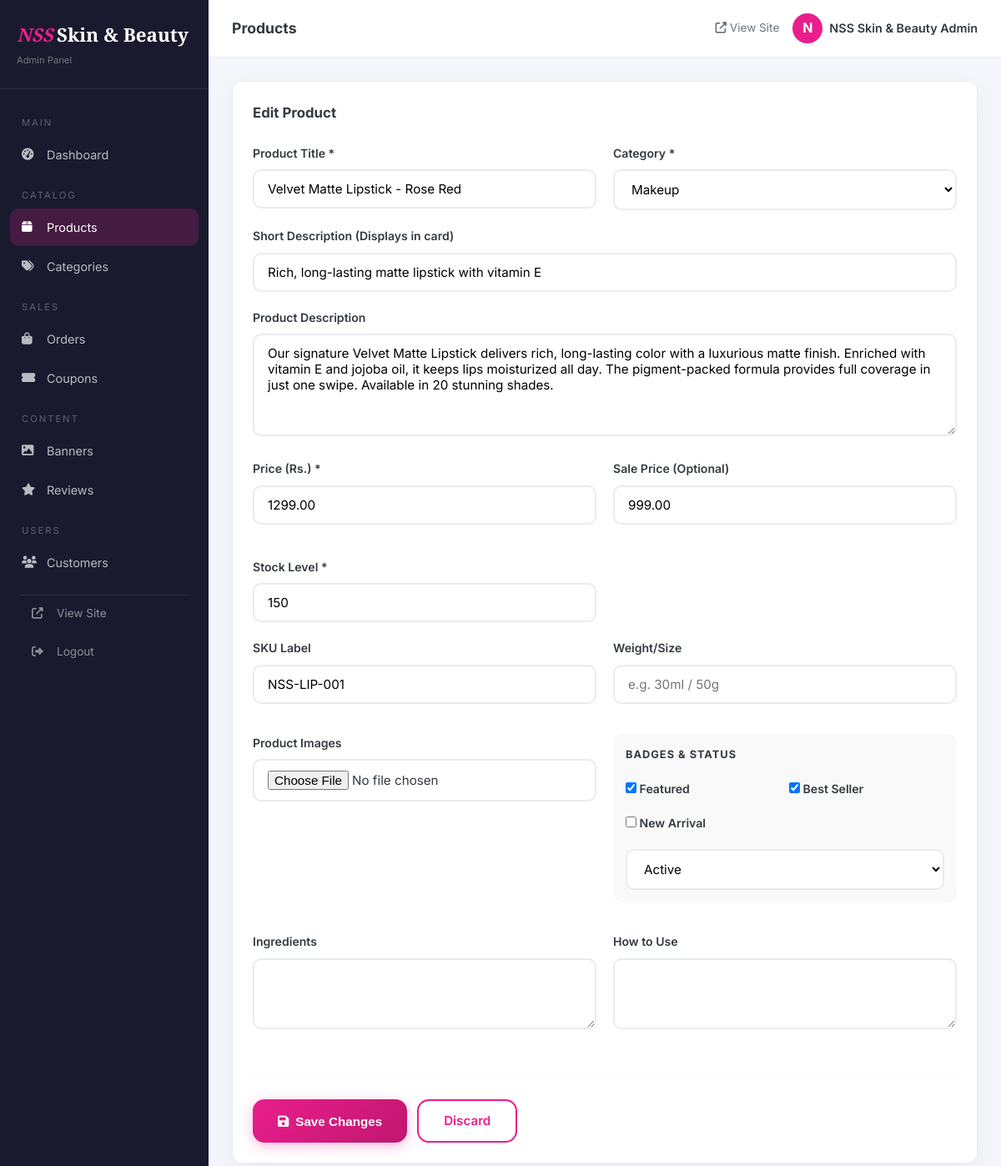
/products.php?action=edit&id=1 (signed in), run on the app's committed database.
### tables this page shows
CREATE TABLE `products` (
  `id` int(11) NOT NULL AUTO_INCREMENT,
  `category_id` int(11) NOT NULL,
  `name` varchar(200) NOT NULL,
  `slug` varchar(220) NOT NULL,
  `description` text DEFAULT NULL,
  `short_description` varchar(500) DEFAULT NULL,
  `ingredients` text DEFAULT NULL,
  `how_to_use` text DEFAULT NULL,
  `price` decimal(10,2) NOT NULL,
  `sale_price` decimal(10,2) DEFAULT NULL,
  `discount_percent` int(11) DEFAULT 0,
  `stock` int(11) DEFAULT 0,
  `sku` varchar(100) DEFAULT NULL,
  `weight` varchar(50) DEFAULT NULL,
  `brand` varchar(100) DEFAULT 'NSS Skin & Beauty',
  `image` varchar(255) DEFAULT NULL,
  `gallery` text DEFAULT NULL,
  `is_featured` tinyint(1) DEFAULT 0,
  `is_bestseller` tinyint(1) DEFAULT 0,
  `is_new` tinyint(1) DEFAULT 1,
  `status` enum('active','inactive') DEFAULT 'active',
  `views` int(11) DEFAULT 0,
  `meta_title` varchar(200) DEFAULT NULL,
  `meta_description` varchar(300) DEFAULT NULL,
  `created_at` timestamp NOT NULL DEFAULT CURRENT_TIMESTAMP,
  `updated_at` timestamp NOT NULL DEFAULT CURRENT_TIMESTAMP ON UPDATE CURRENT_TIMESTAMP,
  PRIMARY KEY (`id`),
  UNIQUE KEY `slug` (`slug`),
  KEY `category_id` (`category_id`),
  FOREIGN KEY (`category_id`) REFERENCES `categories`(`id`) ON DELETE CASCADE
);

CREATE TABLE `categories` (
  `id` int(11) NOT NULL AUTO_INCREMENT,
  `name` varchar(100) NOT NULL,
  `slug` varchar(120) NOT NULL,
  `description` text DEFAULT NULL,
  `image` varchar(255) DEFAULT NULL,
  `icon` varchar(100) DEFAULT NULL,
  `parent_id` int(11) DEFAULT NULL,
  `status` enum('active','inactive') DEFAULT 'active',
  `sort_order` int(11) DEFAULT 0,
  `created_at` timestamp NOT NULL DEFAULT CURRENT_TIMESTAMP,
  PRIMARY KEY (`id`),
  UNIQUE KEY `slug` (`slug`),
  KEY `parent_id` (`parent_id`)
);

### database.php (called while the page is built, shortened)
<?php
class Database {
    private static $instance = null;
    private $conn;
    private function __construct() {
        try {
            $dsn = "mysql:host=" . DB_HOST . ";dbname=" . DB_NAME . ";charset=" . DB_CHARSET;
            $options = [
                PDO::ATTR_ERRMODE            => PDO::ERRMODE_EXCEPTION,
                PDO::ATTR_DEFAULT_FETCH_MODE => PDO::FETCH_ASSOC,
                PDO::ATTR_EMULATE_PREPARES   => false,
            ];
            $this->conn = new PDO($dsn, DB_USER, DB_PASS, $options);
        } catch (PDOException $e) {
            die('<div style="font-family:sans-serif;text-align:center;padding:40px;color:#c0392b;">
                <h2>Database Connection Error</h2>
                <p>Please make sure MySQL is running and the database <strong>ns_beauty</strong> exists.</p>
                <p><small>' . htmlspecialchars($e->getMessage()) . '</small></p>
                </div>');
        }
    }
    public static function getInstance() {
        if (self::$instance === null) {
            self::$instance = new self();
        }
        return self::$instance;
    }
    public function query($sql, $params = []) {
        $stmt = $this->conn->prepare($sql);
        $stmt->execute($params);
        return $stmt;
    }
    public function fetchOne($sql, $params = []) {
        return $this->query($sql, $params)->fetch();
    }
    public function fetchAll($sql, $params = []) {
        return $this->query($sql, $params)->fetchAll();
    }
}
function db() {
    return Database::getInstance();
}

### functions.php (called while the page is built, shortened)
<?php
function sanitize($input) {
    return htmlspecialchars(trim($input), ENT_QUOTES, 'UTF-8');
}
function getAllCategories() {
    return db()->fetchAll("SELECT * FROM categories WHERE status='active' ORDER BY sort_order ASC");
}
function getProductById($id) {
    return db()->fetchOne("SELECT * FROM products WHERE id = ?", [$id]);
}
    ?>

### products.php (the view, shortened to what this page needs)
<?php
require_once '../includes/functions.php';
$action = $_GET['action'] ?? 'list';
$id = (int)($_GET['id'] ?? 0);
$categories = getAllCategories();
$editProduct = $action === 'edit' && $id ? getProductById($id) : null;
$products = db()->fetchAll("SELECT p.*, c.name as cat_name FROM products p JOIN categories c ON c.id=p.category_id ORDER BY p.created_at DESC");
?>
<!DOCTYPE html>
<html lang="en">
<head>
    <link rel="stylesheet" href="https://cdnjs.cloudflare.com/ajax/libs/font-awesome/6.5.0/css/all.min.css">
    <link rel="stylesheet" href="<?= SITE_URL ?>/assets/css/style.css">
</head>
<body>
<div class="admin-body">
    <?php include 'includes/sidebar.php'; ?>
    <div class="admin-main">
        <?php include 'includes/topbar.php'; ?>
        <div class="admin-content">
            <?php if ($action === 'list'): ?>
                <div class="admin-card shadow-premium">
                    <div class="admin-card-header">
                        <div>
                            <h3>Product Inventory</h3>
                            <p style="color:var(--gray-500);font-size:0.85rem">Manage your beauty products and stock levels</p>
                        </div>
                        <a href="?action=add" class="btn btn-primary"><i class="fas fa-plus"></i> Add New Product</a>
                    </div>
                    <div class="table-responsive">
                        <table class="data-table">
                            <thead>
                                <tr>
                                    <th>Image</th>
                                    <th>Product Details</th>
                                    <th>Category</th>
                                    <th>Price</th>
                                    <th>Stock</th>
                                    <th>Status</th>
                                    <th>Actions</th>
                                </tr>
                            </thead>
                            <tbody>
                                <?php foreach ($products as $p): ?>
                                    <?php
                                        $stockClass = $p['stock'] <= 5 ? 'stock-low' : ($p['stock'] <= 20 ? 'stock-mid' : 'stock-ok');
                                        $priceHtml = $p['sale_price'] ?
                                            '<div style="font-weight:700;color:var(--pink)">'.formatPrice($p['sale_price']).'</div><del style="font-size:0.75rem;color:var(--gray-400)">'.formatPrice($p['price']).'</del>' :
                                            '<div style="font-weight:700">'.formatPrice($p['price']).'</div>';
                                    ?>
                                    <tr>
                                        <td>
                                            <img src="<?= $p['image'] ? UPLOAD_URL.'products/'.$p['image'] : 'https://images.unsplash.com/photo-1596462502278-27bfdc403348?w=80&q=80' ?>" class="product-img-admin" alt="">
                                        </td>
                                        <td>
                                            <div style="font-weight:600;color:var(--dark)"><?= sanitize($p['name']) ?></div>
                                            <div style="font-size:0.75rem;color:var(--gray-500)">SKU: <?= $p['sku'] ?: 'N/A' ?></div>
                                        </td>
                                        <td><span class="badge-pill" style="background:var(--gray-100);color:var(--gray-700);box-shadow:none"><?= sanitize($p['cat_name']) ?></span></td>
                                        <td><?= $priceHtml ?></td>
                                        <td><span class="stock-badge <?= $stockClass ?>"><?= $p['stock'] ?> in stock</span></td>
                                        <td>
                                            <span class="order-status status-<?= $p['status'] ?>"><?= ucfirst($p['status']) ?></span>
                                        </td>
                                        <td class="table-actions">
                                            <a href="?action=edit&id=<?= $p['id'] ?>" class="btn btn-sm btn-edit" title="Edit"><i class="fas fa-edit"></i></a>
                                            <a href="<?= SITE_URL ?>/product.php?slug=<?= $p['slug'] ?>" target="_blank" class="btn btn-sm btn-view" title="View"><i class="fas fa-eye"></i></a>
                                            <a href="?delete=<?= $p['id'] ?>" class="btn btn-sm btn-delete" onclick="return confirm('Archive this product?')" title="Delete"><i class="fas fa-trash"></i></a>
                                        </td>
                                    </tr>
                                <?php endforeach; ?>
                            </tbody>
                        </table>
                    </div>
                </div>
            <?php else: ?>
                <div class="admin-card shadow-premium" style="max-width:900px;margin:0 auto">
                    <div class="admin-card-header">
                        <h3><?= $id ? 'Edit Product' : 'Create New Product' ?></h3>
                    </div>
                    <form method="POST" enctype="multipart/form-data" class="mt-24">
                        <div class="form-row">
                            <div class="form-group" style="flex:2">
                                <label>Product Title *</label>
                                <input type="text" name="name" class="form-control" value="<?= sanitize($editProduct['name']??'') ?>" placeholder="e.g. Radiant Glow Serum" required>
                            </div>
                            <div class="form-group">
                                <label>Category *</label>
                                <select name="category_id" class="form-control">
                                    <?php foreach($categories as $c): ?>
                                        <option value="<?= $c['id'] ?>" <?= ($editProduct['category_id']??0)==$c['id']?'selected':'' ?>><?= $c['name'] ?></option>
                                    <?php endforeach; ?>
                                </select>
                            </div>
                        </div>
                        <div class="form-group">
                            <label>Short Description (Displays in card)</label>
                            <input type="text" name="short_description" class="form-control" value="<?= sanitize($editProduct['short_description']??'') ?>" placeholder="Brief 1-line summary...">
                        </div>
                        <div class="form-group">
                            <label>Product Description</label>
                            <textarea name="description" class="form-control" rows="5"><?= sanitize($editProduct['description']??'') ?></textarea>
                        </div>
                        <div class="form-row">
                            <div class="form-group">
                                <label>Price (Rs.) *</label>
                                <input type="number" name="price" class="form-control" value="<?= $editProduct['price']??'' ?>" step="0.01" required>
                            </div>
                            <div class="form-group">
                                <label>Sale Price (Optional)</label>
                                <input type="number" name="sale_price" class="form-control" value="<?= $editProduct['sale_price']??'' ?>" step="0.01">
                            </div>
                            <div class="form-group">
                                <label>Stock Level *</label>
                                <input type="number" name="stock" class="form-control" value="<?= $editProduct['stock']??0 ?>" required>
                            </div>
                        </div>
                        <div class="form-row">
                            <div class="form-group">
                                <label>SKU Label</label>
                                <input type="text" name="sku" class="form-control" value="<?= sanitize($editProduct['sku']??'') ?>" placeholder="NS-001">
                            </div>
                            <div class="form-group">
                                <label>Weight/Size</label>
                                <input type="text" name="weight" class="form-control" value="<?= sanitize($editProduct['weight']??'') ?>" placeholder="e.g. 30ml / 50g">
                            </div>
                        </div>
                        <div class="form-row mt-16">
                            <div class="form-group" style="flex:2">
                                <label>Product Images</label>
                                <input type="file" name="image" class="form-control" accept="image/*">
                            </div>
                            <div class="form-group" style="background:#f9f9f9;padding:15px;border-radius:12px;display:flex;flex-direction:column;gap:12px">
                                <label style="font-weight:700;font-size:0.8rem;text-transform:uppercase;letter-spacing:1px;color:var(--gray-500)">Badges & Status</label>
                                <div style="display:grid;grid-template-columns:1fr 1fr;gap:10px">
                                    <label class="checkbox-label"><input type="checkbox" name="is_featured" <?= ($editProduct['is_featured']??0)?'checked':'' ?>> Featured</label>
                                    <label class="checkbox-label"><input type="checkbox" name="is_bestseller" <?= ($editProduct['is_bestseller']??0)?'checked':'' ?>> Best Seller</label>
                                    <label class="checkbox-label"><input type="checkbox" name="is_new" <?= ($editProduct['is_new']??1)?'checked':'' ?>> New Arrival</label>
                                </div>
                                <select name="status" class="form-control mt-8">
                                    <option value="active" <?= ($editProduct['status']??'active')==='active'?'selected':'' ?>>Active</option>
                                </select>
                            </div>
                        </div>
                        <div class="form-row mt-16">
                            <div class="form-group">
                                <label>Ingredients</label>
                                <textarea name="ingredients" class="form-control" rows="3"><?= sanitize($editProduct['ingredients']??'') ?></textarea>
                            </div>
                            <div class="form-group">
                                <label>How to Use</label>
                                <textarea name="how_to_use" class="form-control" rows="3"><?= sanitize($editProduct['how_to_use']??'') ?></textarea>
                            </div>
                        </div>
                        <div style="display:flex;gap:12px;margin-top:32px;padding-top:24px;border-top:1px solid var(--gray-100)">
                            <button type="submit" class="btn btn-primary" style="padding:12px 30px"><i class="fas fa-save"></i> Save Changes</button>
                            <a href="products.php" class="btn btn-outline" style="padding:12px 30px">Discard</a>
                        </div>
                    </form>
                </div>
            <?php endif; ?>
        </div>
    </div>
</div>
</body>
</html>

### data on the page
products: name "Velvet Matte Lipstick - Rose Red", category_id "Makeup", short_description "Rich, long-lasting matte lipstick with vitamin E", description "Our signature Velvet Matte Lipstick delivers rich, long-lasting color with a luxurious matte finish. Enriched with vitamin E and jojoba oil, it keeps lips moisturized all day. The pigment-packed formula provides full coverage in just one swipe. Available in 20 stunning shades.", price "1299.00", sale_price "999.00", stock "150", sku "NSS-LIP-001", is_featured "☑", is_bestseller "☑", status "Active"

### other printed values
$titles[basename($_SERVER['PHP_SELF'],'.php')] "Products"
substr($adminUser,0,1) "N"
$adminUser "NSS Skin & Beauty Admin"
